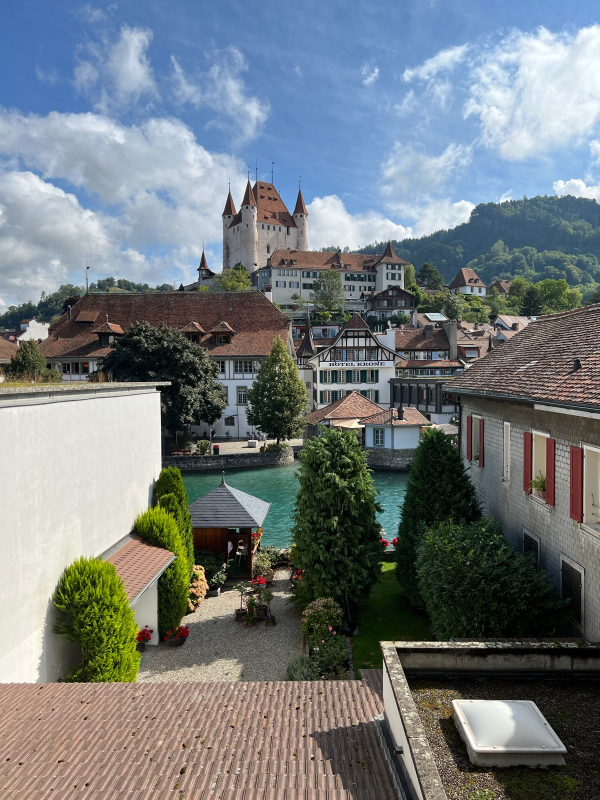
#> input picture assets/backgrounds/light/thun_schlosssommer.jpg, 1200 x 1600 px (shown at 1/2 size)
$ python -i sample-background-colors.py   (imports and definitions only)
#> lines starting #> are read from the running program, lines starting #| are printed output that depends on the picture
#!/usr/bin/env python3
"""Update solid margin colors from the served photos; never modify images.

Run: uv run --with pillow python scripts/sample-background-colors.py
Photo entries receive edge.sides/caps and browser-oriented dimensions; layered SVG metadata stays.
EXIF orientation is honored for sampling; photo files and other metadata stay.
"""

import json
import re
from collections import Counter, defaultdict
from pathlib import Path

from PIL import Image, ImageOps


ROOT = Path(__file__).resolve().parents[1]
MANIFEST = ROOT / "assets/js/backgrounds.js"
ENTRY = re.compile(r"^(\s*)(\{.*\})(,?)(\s*)$")
OVERRIDES = {
    # The castle's mixed stone/foliage edges otherwise yield a muddy gray.
    "thun_schlosssommer.jpg": {"sides": "#829bb1"},
}
SUBJECTS = {
    # Moon-disc bounds in browser (EXIF-oriented) source pixels.
    # These subjects may shift into the black margins to peek past the content box.
    "home_moon1.jpg": {"x": 495, "y": 685, "width": 311, "height": 313},
    "home_moon2.jpg": {"x": 445, "y": 200, "width": 819, "height": 810},
}


def distance(a, b):
    return sum((x - y) ** 2 for x, y in zip(a, b))


# [44 lines left out: function dominant_color, not called in this run]


def photo_details(path):
    with Image.open(path) as source:
#> source is the input picture: PIL image 1200x1600 RGB; mean R, G, B 114.1, 121.7, 124.7
        orientation = source.getexif().get(274, 1)
#> orientation = 1
        # Browsers apply EXIF orientation. Sampling raw encoded pixels can
        # swap the side/cap colors and report the wrong display dimensions.
        photo = ImageOps.exif_transpose(source).convert("RGB")
        width, height = photo.size
#> width = 1200; height = 1600
        dx, dy = max(1, round(width * 0.03)), max(1, round(height * 0.03))
#> dx = 36; dy = 48
        boxes = {
            "sides": [(0, 0, dx, height), (width - dx, 0, width, height)],
            "caps": [(0, 0, width, dy), (0, height - dy, width, height)],
        }
        colors = {}
        for axis, strips in boxes.items():
            size = (16, 128) if axis == "sides" else (128, 16)
            pixels = []
            for box in strips:
                sample = photo.crop(box).resize(size, Image.Resampling.BOX)
                pixels.extend(sample.get_flattened_data())
            colors[axis] = dominant_color(pixels)
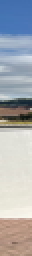
#> sample: PIL image 16x128 RGB (shown 2 times larger); mean R, G, B 167.9, 171.9, 177.3
#> after the loop, colors = 0 items
        colors.update(OVERRIDES.get(path.name, {}))
        return colors, (width, height), orientation


def edge_colors(path):
    return photo_details(path)[0]


# [34 lines left out: function main, not called in this run]


# [2 lines not run here, left out]

#> (the run stopped early here; a loop or call above may not have finished)

$ run again, on assets/backgrounds/light/aoujeft_oasis.jpg
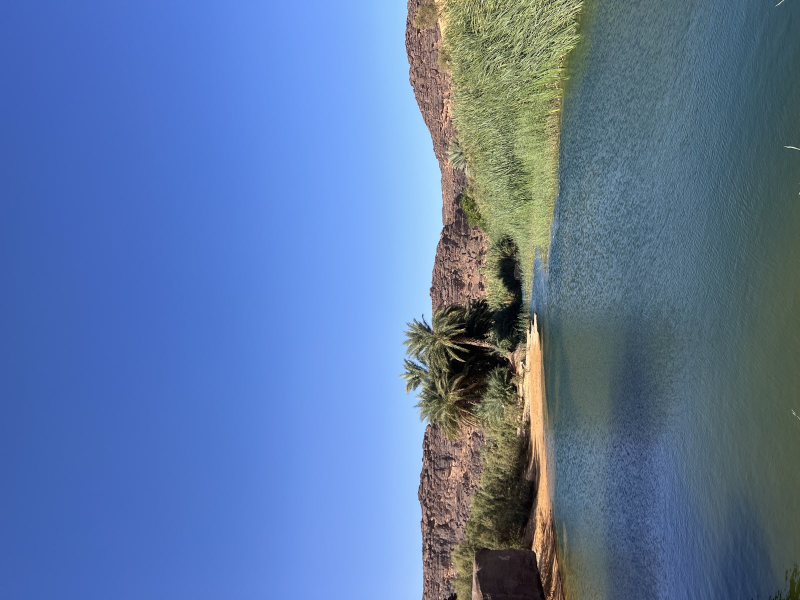
#> input picture assets/backgrounds/light/aoujeft_oasis.jpg, 1600 x 1200 px (shown at 1/2 size)
#> in photo_details, source is the input picture: PIL image 1600x1200 RGB; mean R, G, B 93.2, 119.8, 162.2
#> orientation = 6
#> in photo_details, `photo = ImageOps.exif_transpose(source).convert("RGB")`:
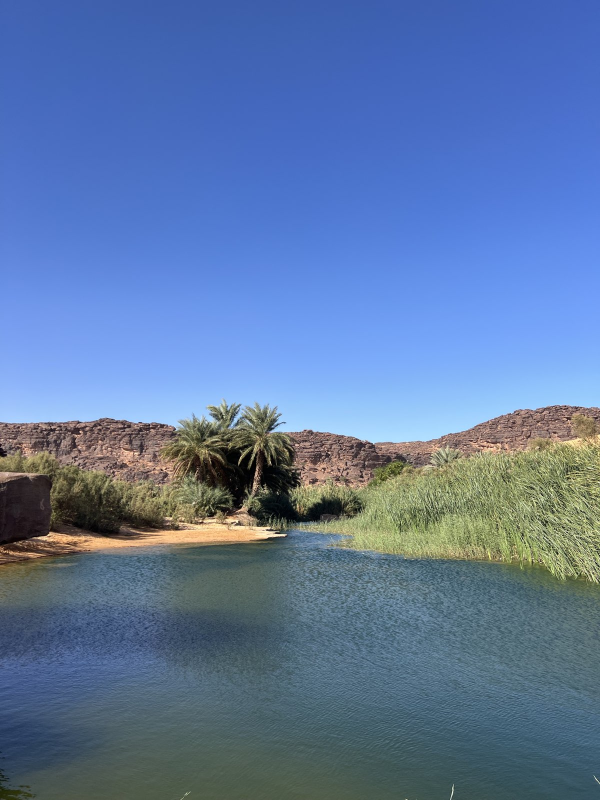
#> photo: PIL image 1200x1600 RGB (shown at 1/2 size); mean R, G, B 93.2, 119.8, 162.2
#> after the loop in photo_details, `for axis, strips in boxes.items():`:
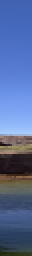
#> sample: PIL image 16x128 RGB (shown 2 times larger); mean R, G, B 84.6, 105.3, 152.4
#> after the loop in photo_details, `for axis, strips in boxes.items():`: colors = 0 items

$ run again, on assets/backgrounds/light/aoujeft_plateaus.jpg
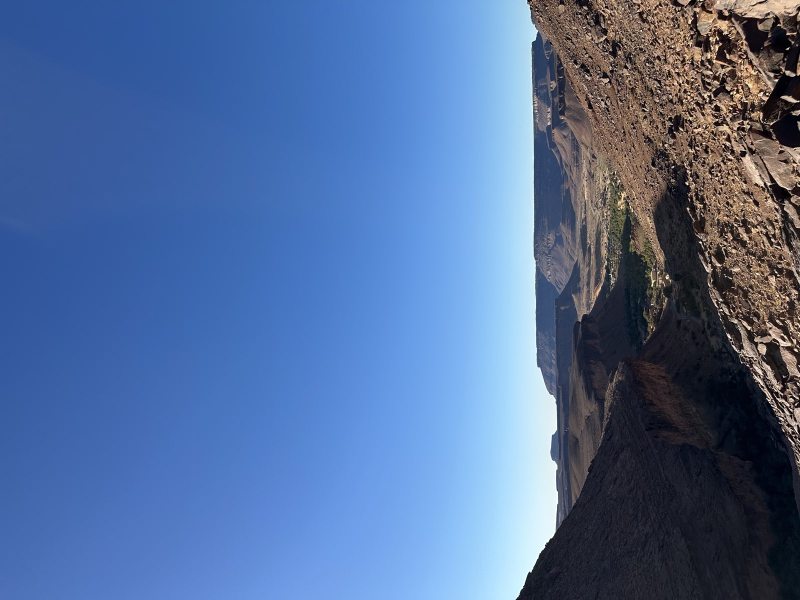
#> input picture assets/backgrounds/light/aoujeft_plateaus.jpg, 1600 x 1200 px (shown at 1/2 size)
#> in photo_details, source is the input picture: PIL image 1600x1200 RGB; mean R, G, B 82.4, 109.7, 155.1
#> orientation = 6
#> in photo_details, `photo = ImageOps.exif_transpose(source).convert("RGB")`:
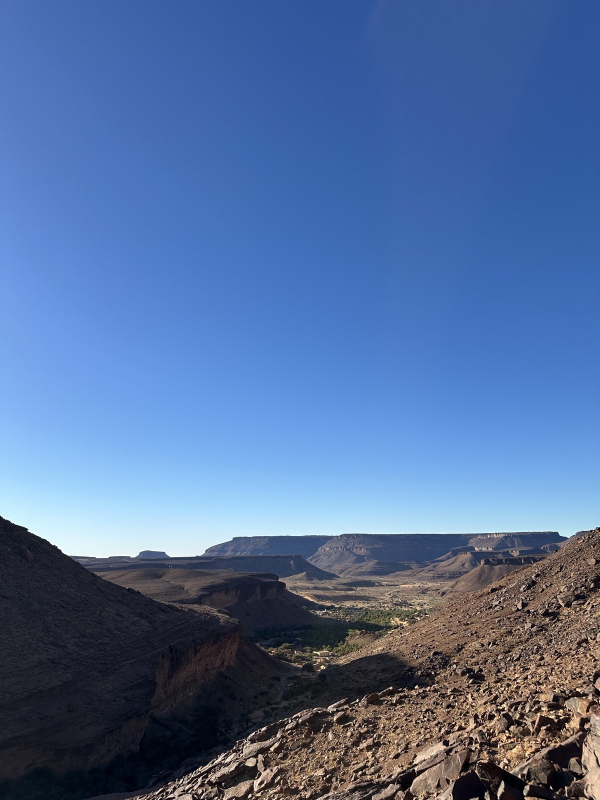
#> photo: PIL image 1200x1600 RGB (shown at 1/2 size); mean R, G, B 82.4, 109.7, 155.1
#> after the loop in photo_details, `for axis, strips in boxes.items():`:
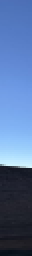
#> sample: PIL image 16x128 RGB (shown 2 times larger); mean R, G, B 83.9, 112.4, 158.2
#> after the loop in photo_details, `for axis, strips in boxes.items():`: colors = 0 items

$ run again, on assets/backgrounds/light/athens_philopappos.jpg
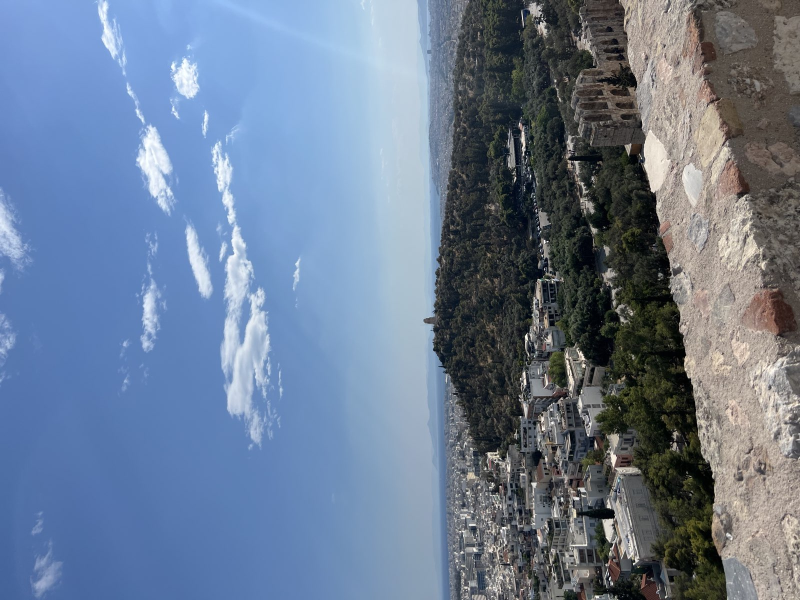
#> input picture assets/backgrounds/light/athens_philopappos.jpg, 1600 x 1200 px (shown at 1/2 size)
#> in photo_details, source is the input picture: PIL image 1600x1200 RGB; mean R, G, B 107.2, 123.8, 147.1
#> orientation = 6
#> in photo_details, `photo = ImageOps.exif_transpose(source).convert("RGB")`:
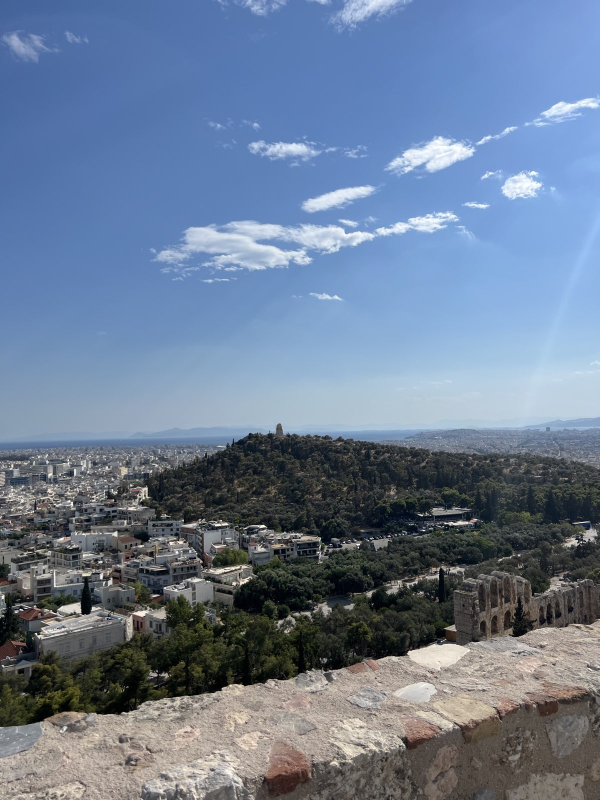
#> photo: PIL image 1200x1600 RGB (shown at 1/2 size); mean R, G, B 107.2, 123.8, 147.1
#> after the loop in photo_details, `for axis, strips in boxes.items():`:
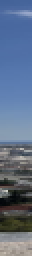
#> sample: PIL image 16x128 RGB (shown 2 times larger); mean R, G, B 93.8, 110, 135
#> after the loop in photo_details, `for axis, strips in boxes.items():`: colors = 0 items
